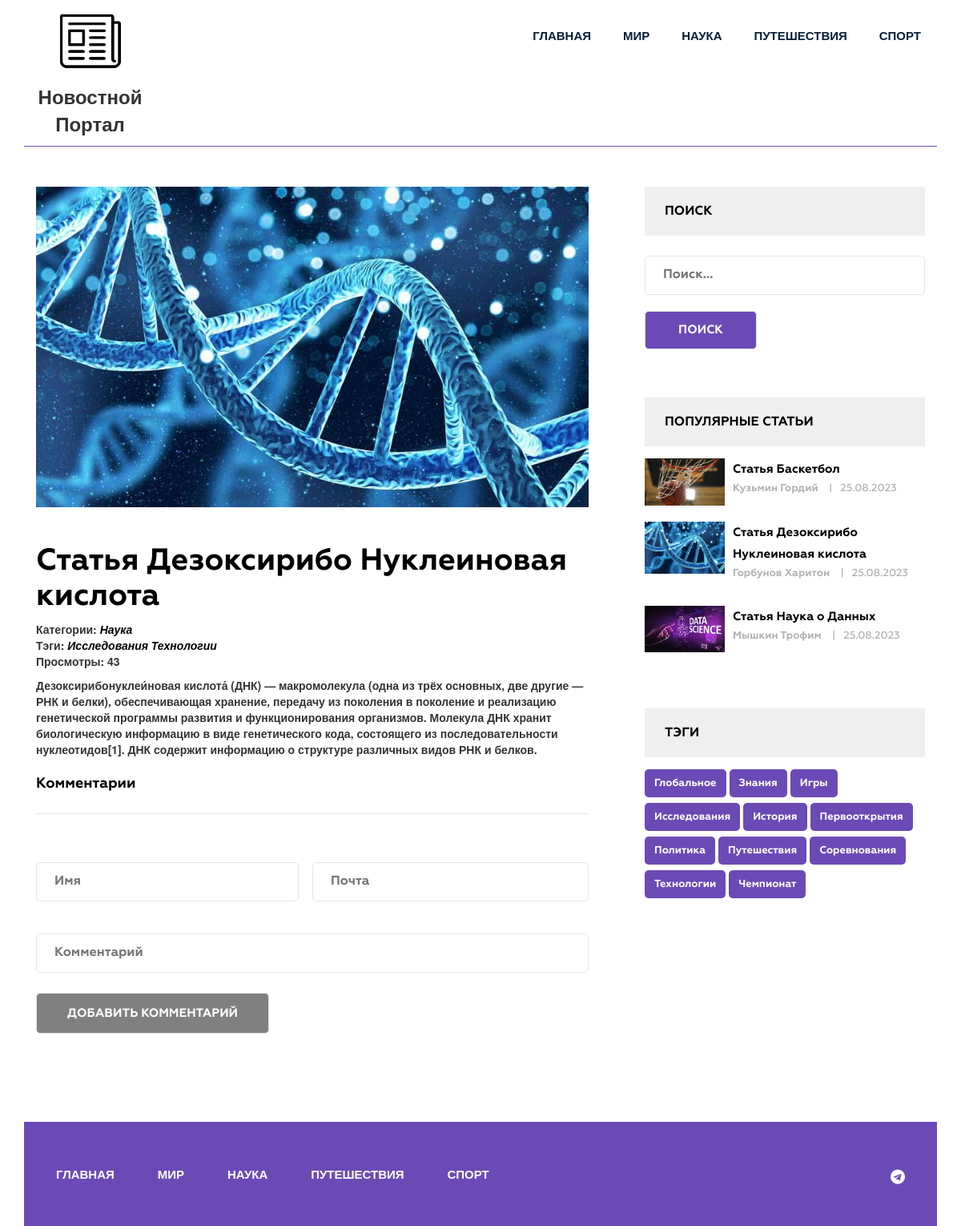
The page /post/new-article-1/ on the database its author committed.
### news/models.py (models this page shows, shortened)
class Category(models.Model):
    title = models.CharField(max_length=255)
    slug = models.SlugField(max_length=255, verbose_name='Category_url', unique=True)
    def __str__(self):
        return self.title
    def get_absolute_url(self):
        return reverse('category', kwargs={"slug": self.slug})
    class Meta:
        verbose_name = 'Category(s)'
        verbose_name_plural = 'Categories'
        ordering = ['title']

class Post(models.Model):
    title = models.CharField(max_length=255, verbose_name='Name')
    slug = models.SlugField(max_length=255, unique=True, verbose_name='Link')
    author = models.CharField(max_length=100, verbose_name='Author')
    content = models.TextField(blank=True, verbose_name='Content')
    created_at = models.DateTimeField(auto_now_add=True, verbose_name='Published')
    photo = models.ImageField(upload_to='photos/%Y/%m/%d/', blank=True, verbose_name='Photo')
    views = models.IntegerField(default=0, verbose_name='Number of views')
    category = models.ForeignKey(Category, on_delete=models.PROTECT, related_name='posts', verbose_name='Category')
    tags = models.ManyToManyField(Tag, blank=True, related_name='posts', verbose_name='Tag')
    is_published = models.BooleanField(default=True)
    def get_absolute_url(self):
        return reverse('post', kwargs={"slug": self.slug})
    class Meta:
        verbose_name = 'Article(s)'
        verbose_name_plural = 'Articles'
        ordering = ['-created_at']

class Tag(models.Model):
    title = models.CharField(max_length=50)
    slug = models.SlugField(max_length=50, verbose_name='Slug_url', unique=True)
    def get_absolute_url(self):
        return reverse('tag', kwargs={"slug": self.slug})
    class Meta:
        verbose_name = 'Tag'
        verbose_name_plural = 'Tags'
        ordering = ['title']

### news/views.py (the view)
# urls.py: path('post/<str:slug>/', GetPost.as_view(), name='post'),
class GetPost(DetailView):
    model = Post
    template_name = 'news/single.html'
    context_object_name = 'post'
    def get_context_data(self, *, object_list=None, **kwargs):
        context = super().get_context_data(**kwargs)
        self.object.views = F('views') + 1
        self.object.save()
        self.object.refresh_from_db()
        comments = Comment.objects.filter(post=self.object, is_published=True).order_by('-created_at')
        paginator = Paginator(comments, 5)
        page_number = self.request.GET.get('page')
        page_obj = paginator.get_page(page_number)
        context['comments'] = page_obj
        return context

### news/templatetags/menu.py (called while the page is built)
@register.inclusion_tag('news/menu_tpl.html')
def show_menu(menu_class='menu'):
    categories = Category.objects.all()
    return {"categories": categories, "menu_class": menu_class}

### news/templatetags/sidebar.py (called while the page is built)
@register.inclusion_tag('news/popular_posts_tpl.html')
def get_popular(cnt=3):
    posts = Post.objects.order_by('-views')[:cnt]
    return {"posts": posts}

@register.inclusion_tag('news/tags_tpl.html')
def get_tags():
    tags = Tag.objects.all()
    return {"tags": tags}

### news/templates/news/single.html (shortened to what this page needs)
{% extends 'base.html' %}
{% load static %}
{% load sidebar %}
{% block content %}
<section class="single-blog-area">
    <div class="container">
        <div class="row">
            <div class="col-md-12">
                <div class="border-top">
                    <div class="col-md-8">
                        <div class="blog-area">
                            <div class="blog-area-part">
                                <div class="single-img">
                                    {% if post.photo %}
                                        <img src="{{ post.photo.url }}" alt="{{ post.title }}">
                                    {% else %}
                                        <img src="{% static 'img/no-image.jpeg'%}" alt="{{ post.title }}" width="300">
                                    {% endif %}
                                </div>
                                <h2><b>{{ post.title }}</b></h2>
                                <div class="single-content">
                                    <div class="single-info">
                                        <span><b>Категории: </b><a href="{{ post.category.get_absolute_url }}"><b>{{ post.category }}</b></a></span>
                                        <br>
                                        {% if post.tags.exists %}
                                        <span>
                                            <b>Тэги:</b>
                                            {% for tag in post.tags.all %}
                                            <a href="{{ tag.get_absolute_url }}"><b>{{ tag.title }}</b></a>
                                            {% endfor %}
                                        </span>
                                        <br>
                                        {% endif %}
                                        <span><b>Просмотры: {{ post.views }}</b></span>
                                    </div>
                                    <b>{{ post.content|safe }}</b>
                                </div>
                            </div>
                            <div class="commententries">
                                <h3><b>Комментарии</b></h3>
                            </div>
                            <form id="comment-form" method="post" action="{% url 'add_comment' post.id %}">
                                <div class="name">
                                    <input type="text" name="username" placeholder="Имя" class="name" style="font-weight: bold;">
                                </div>
                                <div class="email">
                                    <input type="email" name="email" placeholder="Почта" class="email" style="font-weight: bold;">
                                </div>
                                <div class="comment">
                                    <input type="text" name="comment" placeholder="Комментарий" class="comment" style="font-weight: bold;">
                                </div>
                                <div class="post">
                                    <input type="submit" value="Добавить Комментарий" disabled style="font-weight: bold;">
                                </div>
                            </form>
                        </div>
                    </div>
                    <div class="col-md-4">
                        <div class="newsletter">
                            <h2 class="sidebar-title"><b>Поиск</b></h2>
                            <form action="{% url 'search' %}" method="get">
                                <input type="text" name="s" id="" placeholder="Поиск..." style="font-weight: bold;">
                                <input type="submit" value="Поиск" style="font-weight: bold;">
                            </form>
                        </div>
                        {% get_popular 3 %}
                        {% get_tags %}
                    </div>
                </div>
            </div>
        </div>
    </div>
</section>
{% endblock %}

### news/templates/news/menu_tpl.html
<div class="{{ menu_class }}">
    <ul>
        <li><a href="{% url 'home' %}"><b>Главная</b></a></li>
        {% for item in categories %}
            <li><a href="{{ item.get_absolute_url }}"><b>{{ item.title }}</b></a></li>
        {% endfor %}
    </ul>
</div>

### news/templates/news/popular_posts_tpl.html
{% load static %}
<h2 class="sidebar-title"><b>Популярные Статьи</b></h2>
<div class="grid pop-post">
    {% for post in posts %}
    <div class="portfolio-item popular">
        {% if post.photo %}
        <img src="{{ post.photo.url }}" alt="{{ post.title }}">
        {% else %}
        <img src="{% static 'img/no-image.jpeg'%}" alt="{{ post.title }}" height="201" width="300">
        {% endif %}
        <div class="portfolio-text">
            <h5><a href="{{ post.get_absolute_url }}"><b>{{ post.title }}</b></a></h5>
            <p><b>{{ post.author }} </b><span>|</span>{{ post.created_at|date:"d.m.Y" }}</p>
        </div>
    </div>
    {% endfor %}
</div>

### news/templates/news/tags_tpl.html
<div class="tags">
    <h2 class="sidebar-title main-tl"><b>Тэги</b></h2>
    {% for tag in tags %}
    <p><a href="{{ tag.get_absolute_url }}"><b>{{ tag.title }}</b></a></p>
    {% endfor %}
</div>

### news_app/static/slider.css (style rules this page uses)
p { position: relative; font-size: 24px; text-align: center; display: block; align-items: center; vertical-align: center; }
.overlay-content p, a { color: #ffffff; }

### rows shown on the page
Category: title "МИР"
Category: title "НАУКА"
Category: title "ПУТЕШЕСТВИЯ"
Category: title "СПОРТ"
Post: photo (picture), title "Статья Дезоксирибо Нуклеиновая кислота", category "Наука", views "43", content "Дезоксирибонуклеи́новая кислота́ (ДНК) — макромолекула (одна из трёх основных, две другие — РНК и белки), обеспечивающая хранение, передачу из поколения в поколение и реализацию генетической программы развития и функционирования организмов. Молекула ДНК хранит биологическую информацию в виде генетического кода, состоящего из последовательности нуклеотидов[1]. ДНК содержит информацию о структуре различных видов РНК и белков.", author "Горбунов Харитон", created_at "25.08.2023"
Tag: title "Исследования"
Tag: title "Технологии"
Post: photo (picture), title "Статья Баскетбол", author "Кузьмин Гордий", created_at "25.08.2023"
Post: photo (picture), title "Статья Наука о Данных", author "Мышкин Трофим", created_at "25.08.2023"
Tag: title "Глобальное"
Tag: title "Знания"
Tag: title "Игры"
Tag: title "История"
Tag: title "Первооткрытия"
Tag: title "Политика"
Tag: title "Путешествия"
Tag: title "Соревнования"
Tag: title "Чемпионат"
